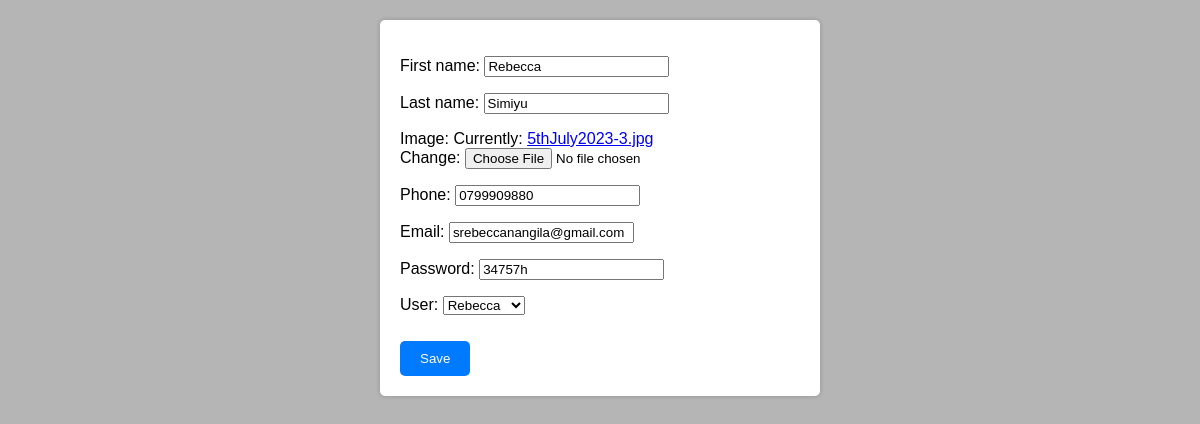
Page /customer/customers/edit/1/ on the committed database.
### customer/models.py (models this page shows, shortened)
class Customer(models.Model):
    first_name = models.CharField(max_length=50)
    last_name = models.CharField(max_length=50)
    image=models.ImageField()
    phone = models.CharField(max_length=13)
    email = models.EmailField()
    password = models.CharField(max_length=50)
    user=models.OneToOneField(User, null=True,on_delete=models.CASCADE)

### customer/views.py (the view)
# urls.py: path("customers/edit/<int:id>/",customer_update_view,name = "customer_update_view")
def customer_update_view (request,id):
    customer = Customer.objects.get(id=id)
    if request.method == "POST":
        form = CustomerUploadForm(request.POST,instance=customer)
        if form.is_valid():
            form.save()
            return redirect("customer_detail_view",id = customer.id)
    else:
        form = CustomerUploadForm(instance=customer)
    return render(request,"customer/edit_customer.html",{"form":form})

### customer/forms.py
class CustomerUploadForm(forms.ModelForm):
    class Meta:
        model = Customer
        fields = "__all__"

### template/customer/edit_customer.html (shortened to what this page needs)
<!DOCTYPE html>
<html lang="en">
<head>
</head>
<body>
    <form method="POST" class="upload-form">
        {{form.as_p}}
        <button type=" submit">Save</button>
    </form>
</body>
</html>

### template/customer/edit_customer.html (style rules this page uses)
body { font-family: Arial, sans-serif; background-color: #b6b5b5; margin: 0; padding: 0; }
form.upload-form { max-width: 400px; margin: 20px auto; background-color: #ffffff; padding: 20px; box-shadow: 0 0 5px rgba(0, 0, 0, 0.2); border-radius: 5px; }
form.upload-form button { background-color: #007bff; color: #fff; border: none; padding: 10px 20px; margin-top: 10px; cursor: pointer; border-radius: 5px; }

### rows in the picture
Customer: first_name "Rebecca", last_name "Simiyu", phone "0799909880", email "srebeccanangila@gmail.com", password "34757h", user "Rebecca"
